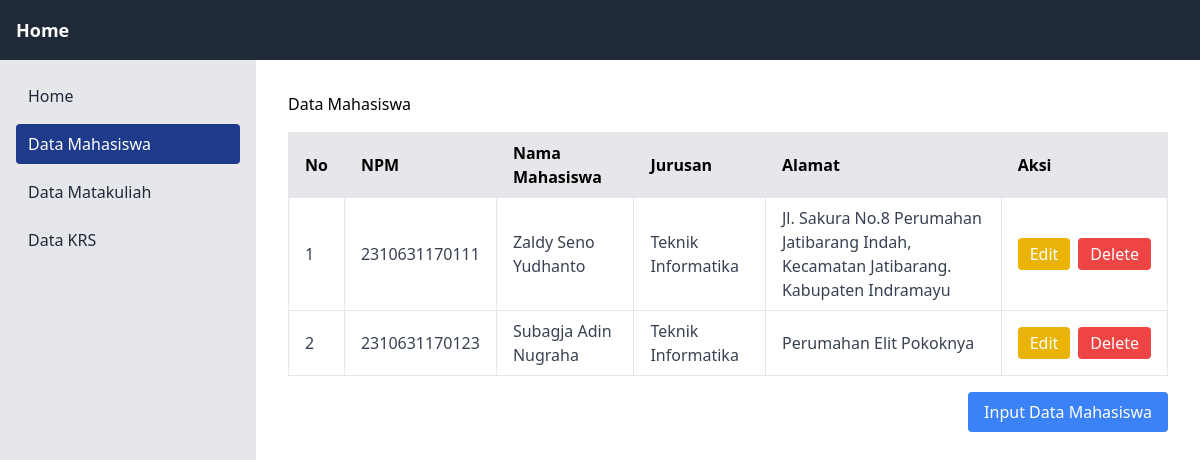
The app's page /mahasiswa/mahasiswa.php with its own data.
### tables this page shows
CREATE TABLE `mahasiswa` (
  `npm` char(13) NOT NULL,
  `nama` varchar(50) DEFAULT NULL,
  `jurusan` enum('Teknik Informatika','Sistem Informasi') DEFAULT NULL,
  `alamat` text DEFAULT NULL
);

### mahasiswa/mahasiswa.php (the view, shortened to what this page needs)
<!DOCTYPE html>
<html lang="en">
<head>
    <script src="https://cdn.tailwindcss.com"></script>
</head>
<body>
    <header>
        <nav class="bg-gray-800 p-4 text-white flex justify-between items-center">
            <div class="flex items-center space-x-4">
                <a href="index.php" class="text-lg font-semibold">Home</a>
            </div>
        </nav>
    </header>
    <div class="flex min-h-screen">
        <?php
        $current_page = basename($_SERVER['PHP_SELF']);
        ?>
        <aside class="w-64 bg-gray-200 p-4">
            <nav class="flex flex-col space-y-2">
                <a href="../index.php"
                class="<?= $current_page == '../index.php' ? 'bg-blue-900 text-white' : 'text-gray-800 hover:bg-gray-300' ?> px-3 py-2 rounded">
                    Home
                </a>
                <a href="mahasiswa.php"
                class="<?= $current_page == 'mahasiswa.php' ? 'bg-blue-900 text-white' : 'text-gray-800 hover:bg-gray-300' ?> px-3 py-2 rounded">
                    Data Mahasiswa
                </a>
                <a href="../matakuliah/matakuliah.php"
                class="<?= $current_page == '../matakuliah/matakuliah.php' ? 'bg-blue-900 text-white' : 'text-gray-800 hover:bg-gray-300' ?> px-3 py-2 rounded">
                    Data Matakuliah
                </a>
                <a href="../krs/krs.php"
                class="<?= $current_page == '../krs/krs.php' ? 'bg-blue-900 text-white' : 'text-gray-800 hover:bg-gray-300' ?> px-3 py-2 rounded">
                    Data KRS
                </a>
            </nav>
        </aside>
        <div class="flex-1 p-4">
            <div class="flex flex-col mb-4 space-y-4 p-4">
                <h1>Data Mahasiswa</h1>
                <table class="min-w-full bg-white border border-gray-300">
                    <thead class="bg-gray-200">
                        <tr>
                            <th class="px-4 py-2 border text-left">No</th>
                            <th class="px-4 py-2 border text-left">NPM</th>
                            <th class="px-4 py-2 border text-left">Nama Mahasiswa</th>
                            <th class="px-4 py-2 border text-left">Jurusan</th>
                            <th class="px-4 py-2 border text-left">Alamat</th>
                            <th class="px-4 py-2 border text-left">Aksi</th>
                        </tr>
                    </thead>
                    <tbody class="text-gray-700">
                        <?php
                        include "../koneksi.php";
                        $no = 1;
                                $query = mysqli_query($koneksi, "SELECT * FROM mahasiswa");
                                foreach ($query as $data) {
                                ?>
                                <tr>
                                    <td class="px-4 py-2 border"><?= $no++ ?></td>
                                    <td class="px-4 py-2 border"><?= $data['npm'] ?></td>
                                    <td class="px-4 py-2 border"><?= $data['nama'] ?></td>
                                    <td class="px-4 py-2 border"><?= $data['jurusan'] ?></td>
                                    <td class="px-4 py-2 border"><?= $data['alamat'] ?></td>
                                    <td class="px-4 py-2 border">
                                        <div class="flex space-x-2">
                                            <a href="edit-mahasiswa.php?npm=<?= $data['npm'] ?>" class="bg-yellow-500 text-white px-3 py-1 rounded hover:bg-yellow-600 transition">Edit</a>
                                            <a href="delete-mahasiswa.php?npm=<?= $data['npm'] ?>" class="bg-red-500 text-white px-3 py-1 rounded hover:bg-red-600 transition" onclick="return confirm('Yakin ingin menghapus data ini?')">Delete</a>
                                        </div>
                                    </td>
                                </tr>
                            <?php
                            }
                            ?>
                    </tbody>
                </table>
                <div class="mt-4 flex justify-end">
                    <a href="input-mahasiswa.php" class="bg-blue-500 text-white px-4 py-2 rounded hover:bg-blue-600"> Input Data Mahasiswa</a>
                </div>
            </div>
        </div>
    </div>
</body>
</html>

### records on screen
mahasiswa: npm "2310631170111", nama "Zaldy Seno Yudhanto", jurusan "Teknik Informatika", alamat "Jl. Sakura No.8 Perumahan Jatibarang Indah, Kecamatan Jatibarang. Kabupaten Indramayu"
mahasiswa: npm "2310631170123", nama "Subagja Adin Nugraha", jurusan "Teknik Informatika", alamat "Perumahan Elit Pokoknya"
